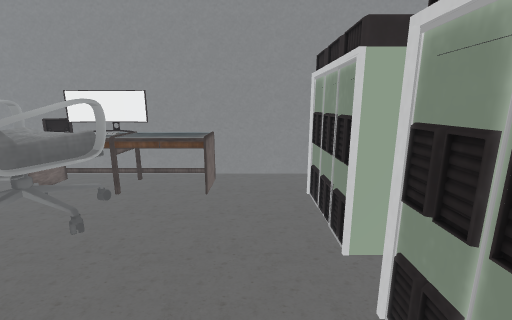
view 1 (above)

19 first-person views from a walk through a scene from a Unity 3-D project. The camera is 1.5 m above the floor, tilts 12° down and sees 90° across. The floor is counted in squares, 0.5 m on a side. Each view is taken from the middle of a square. On the plan, view 1 faces up. The plan holds only what a view shows up to about 19 squares ahead; the rest is blank. The place goes on beyond the plan. The player is left out. Some animated figures are not drawn. Door leaves are left out, so doorways stand open. Some surface patterns are stand-ins.

view 2
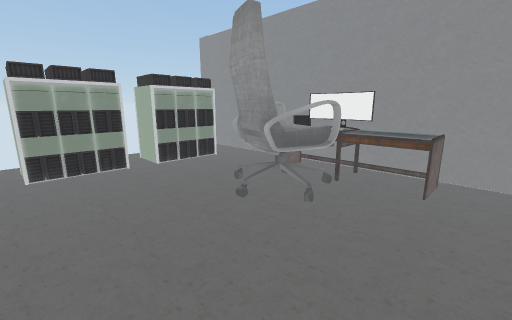

view 3
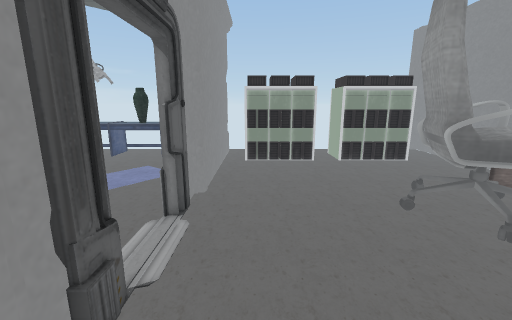

view 4
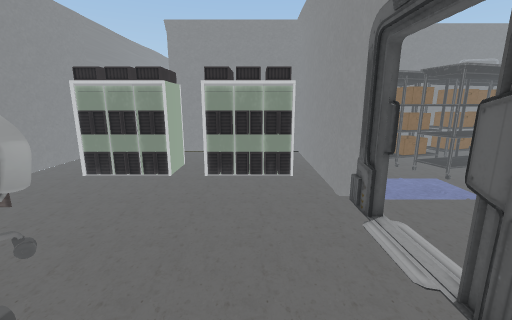

view 5
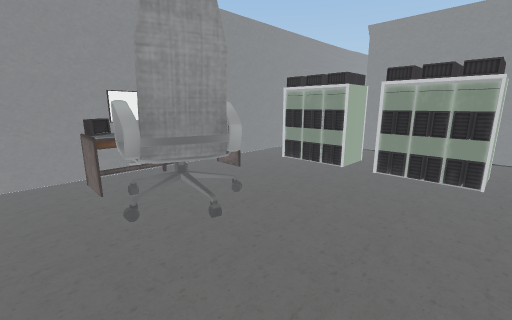

view 6
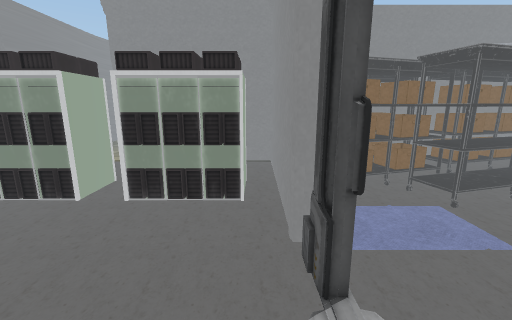

view 7
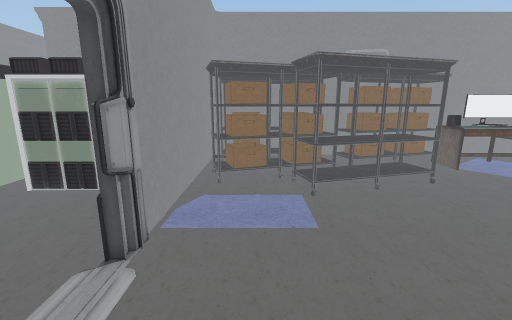

view 8
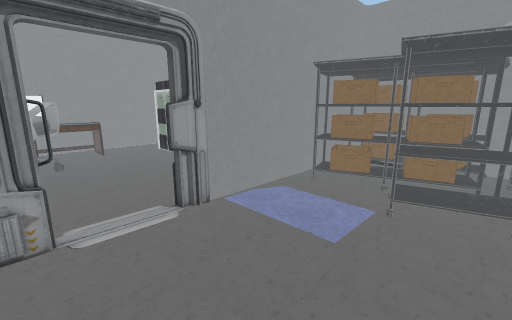

view 9
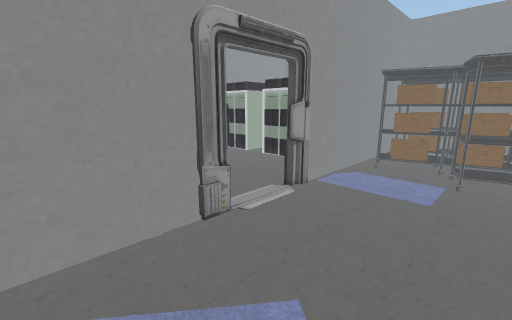

view 10
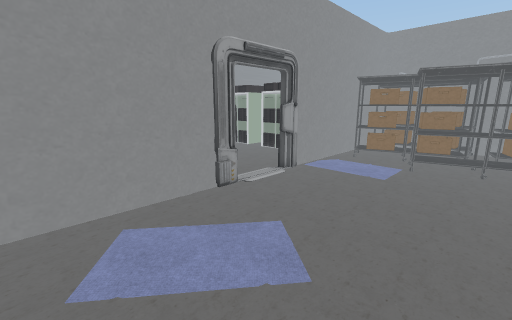

view 11
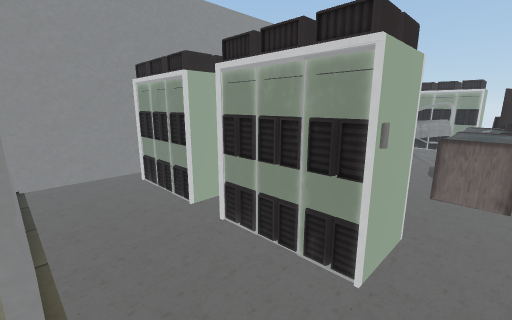

view 12
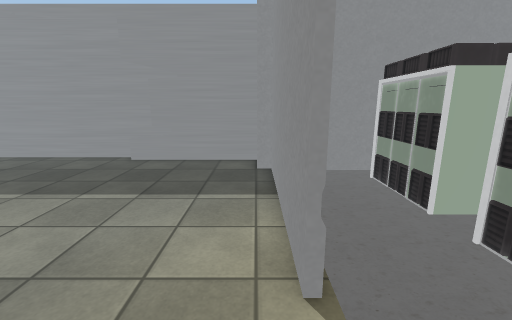

view 13
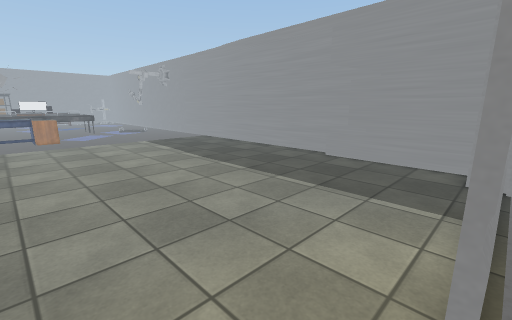

view 14
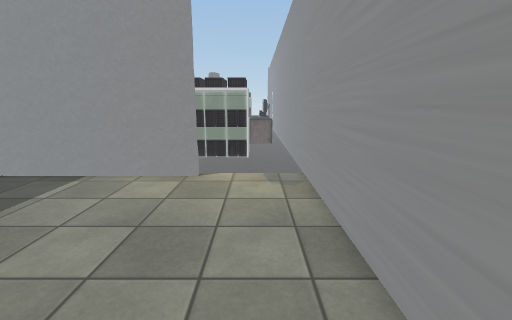

view 15
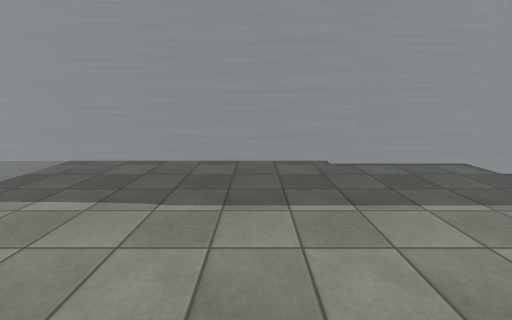

view 16
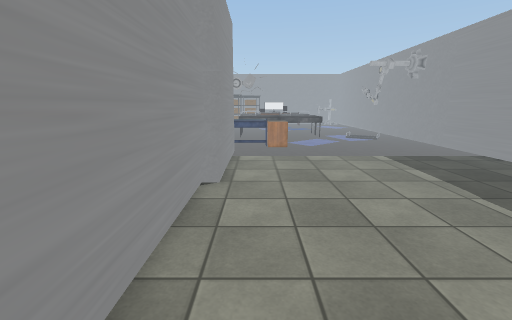

view 17
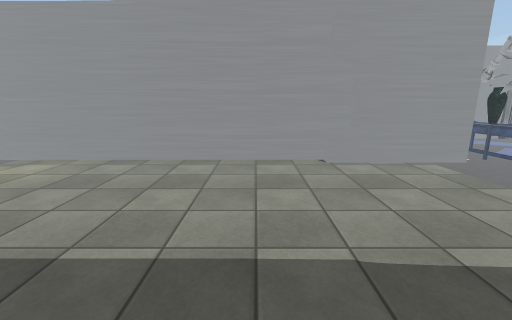

view 18
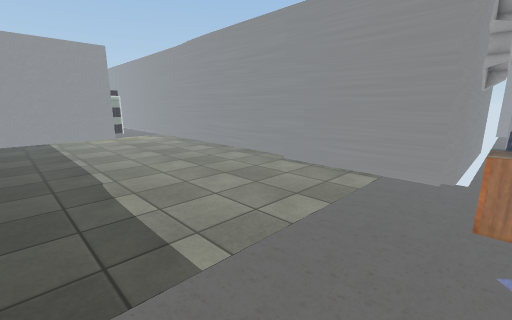

view 19
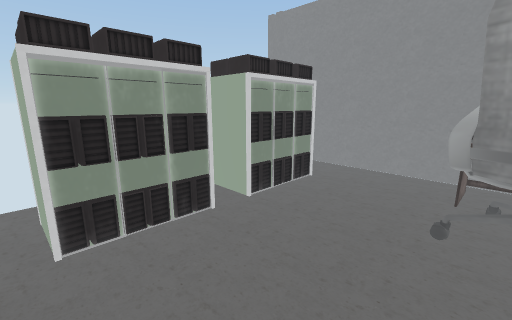

### Floor plan
Key: @ floor where view 1 was taken; # wall or solid block; . floor; D open door; = window, fence, low wall or low ledge; ^ raised ledge; C chair; M computer; A carpet; Y cylinder; R drawers; O other object.
Columns run from 14 left of view 1 to 34 right of it. Each row starts with its distance up from view 1.
 13                                                #
 12                                                #O
 11 ########################################## #####O
 10 ......OOOOOOO...........................#######.O
  9 ......OOOOOOO...##Y.............................O
  8  M....OCCOOOO...MMM.............................R
  7 #=....CCCCC.....MMM.............................R
  6  M....CCCCC.....M#M...#..........................
  5 OM.....CCC......MMM...#..........................
  4 ......................#..........................
  3 #=..............MMM...#..........................
  2 OM..............MMM...#..........................
  1 OM..............MMM...#..........................
  0 #M............@.MMM...#..........................
 -1 #M..............###...#..........................
 -2 ######O##DDD##O########O.........................
 -3   ...............OO..OOO.........................
 -4   ............ ..OO  OO######^^..................
 -5  ............. ..OOO.OO#    #####################
 -6 O............. ..OOO.OO#
 -7 O..............AOOOO OO#
 -8 O.. ...........OOOOOOOO#
 -9 O    ...........OOO.OO.#
-10   .   ..........OOOOOO.#
-11             ....OOOOOO.#
-12 O            ....OO.OO #
-13 O             ......OOO#
-14 O              .....OOO#

Where each view was taken, in squares from view 1:
view 1: 0 up, 0 right, facing up
view 2: 1 down, 0 right, facing up-left
view 3: 0 up, 1 right, facing left
view 4: 1 up, 9 left, facing right
view 5: 1 down, 10 left, facing up-right
view 6: 1 down, 6 left, facing right
view 7: 5 down, 7 left, facing right
view 8: 9 down, 6 left, facing up-right
view 9: 8 down, 10 left, facing up-right
view 10: 10 down, 12 left, facing up-right
view 11: 10 up, 8 right, facing down-left
view 12: 10 up, 9 right, facing down
view 13: 10 up, 8 right, facing down-right
view 14: 9 up, 19 right, facing left
view 15: 9 up, 20 right, facing down
view 16: 9 up, 15 right, facing right
view 17: 3 down, 21 right, facing up
view 18: 1 down, 34 right, facing up-left
view 19: 1 down, 7 left, facing up-left
